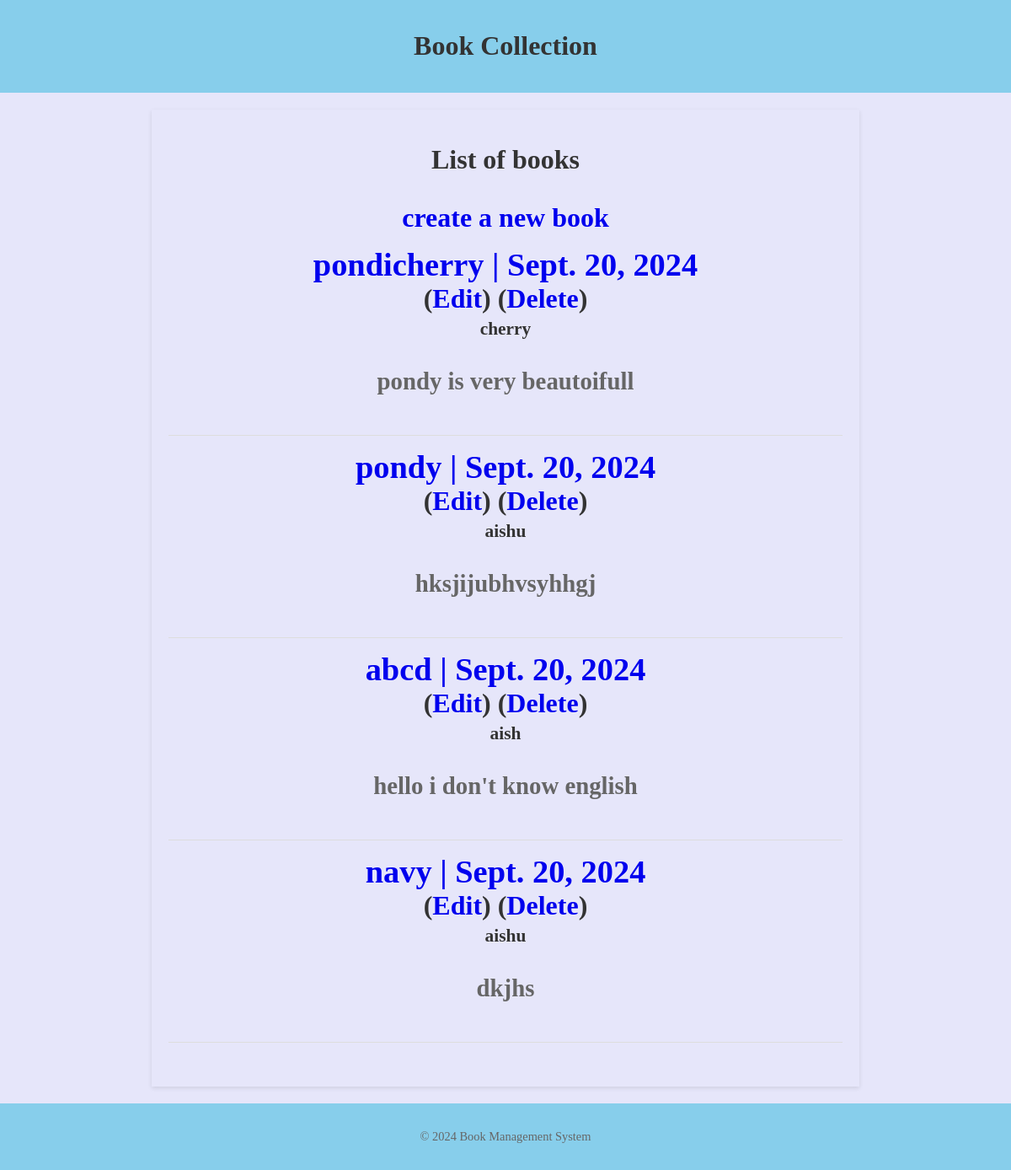
The page / on the database its author committed.
### books/models.py (models this page shows, shortened)
class Book(models.Model):
    title = models.CharField(max_length = 200)
    author = models.CharField(max_length = 100)
    description = models.TextField()
    published_date = models.DateField()

### books/views.py (the view)
# urls.py: path('', views.BookListView.as_view(), name = 'book_list'),
class BookListView(ListView):
    model = Book
    template_name = 'book_list.html'

### templates/book_list.html (shortened to what this page needs)
<!DOCTYPE html>
<html lang="en">
<head>
</head>
<body>
    <header>
        <h1>Book Collection</h1>
    </header>
    <main>
    <h1>List of books</h>
    <ul>
        <a href = "{% url 'book_create' %}">create a new book</a>
        {% for book in object_list %}
        <li>
            <h4><a href = "{% url 'book_detail' book.pk %}">{{book.title}} | {{book.published_date}}</a></h4>
            (<a href = "{% url 'book_update' book.pk %}">Edit</a>)
            (<a href = "{% url 'book_delete' book.pk %}">Delete</a>)
            <h6>{{book.author}}</h6>
            <p>{{book.description}}</p>
        </li>
        {% endfor %}
</ul>
</main>
<footer>
    <p>&copy; 2024 Book Management System</p>
</footer>
</body>
</html>

### templates/book_list.html (style rules this page uses)
body { font-family: times new roman; background-color:lavender; margin: 0; padding: 0; }
header { background-color: skyblue; color: white; padding: 15px; text-align: center; }
main { max-width: 800px; margin: 20px auto; background-color: lavender; padding: 20px; box-shadow: 0 2px 5px rgba(0, 0, 0, 0.1); }
h1 { text-align: center; color: #333; }
a { color: navyblue; text-decoration: none; }
ul { list-style: none; padding: 0; }
li { border-bottom: 1px solid #ddd; padding: 15px 0; }
h4 { margin: 0; font-size: 1.2em; color: navyblue; }
h6 { margin: 5px 0; color: navyblue; }
p { color: #666; font-size: 0.9em; line-height: 1.4; }
footer { text-align: center; padding: 15px 0; background-color: skyblue; color: white; }

### rows shown on the page
Book: title "pondicherry", published_date "Sept. 20, 2024", author "cherry", description "pondy is very beautoifull"
Book: title "pondy", published_date "Sept. 20, 2024", author "aishu", description "hksjijubhvsyhhgj"
Book: title "abcd", published_date "Sept. 20, 2024", author "aish", description "hello i don't know english"
Book: title "navy", published_date "Sept. 20, 2024", author "aishu", description "dkjhs"
